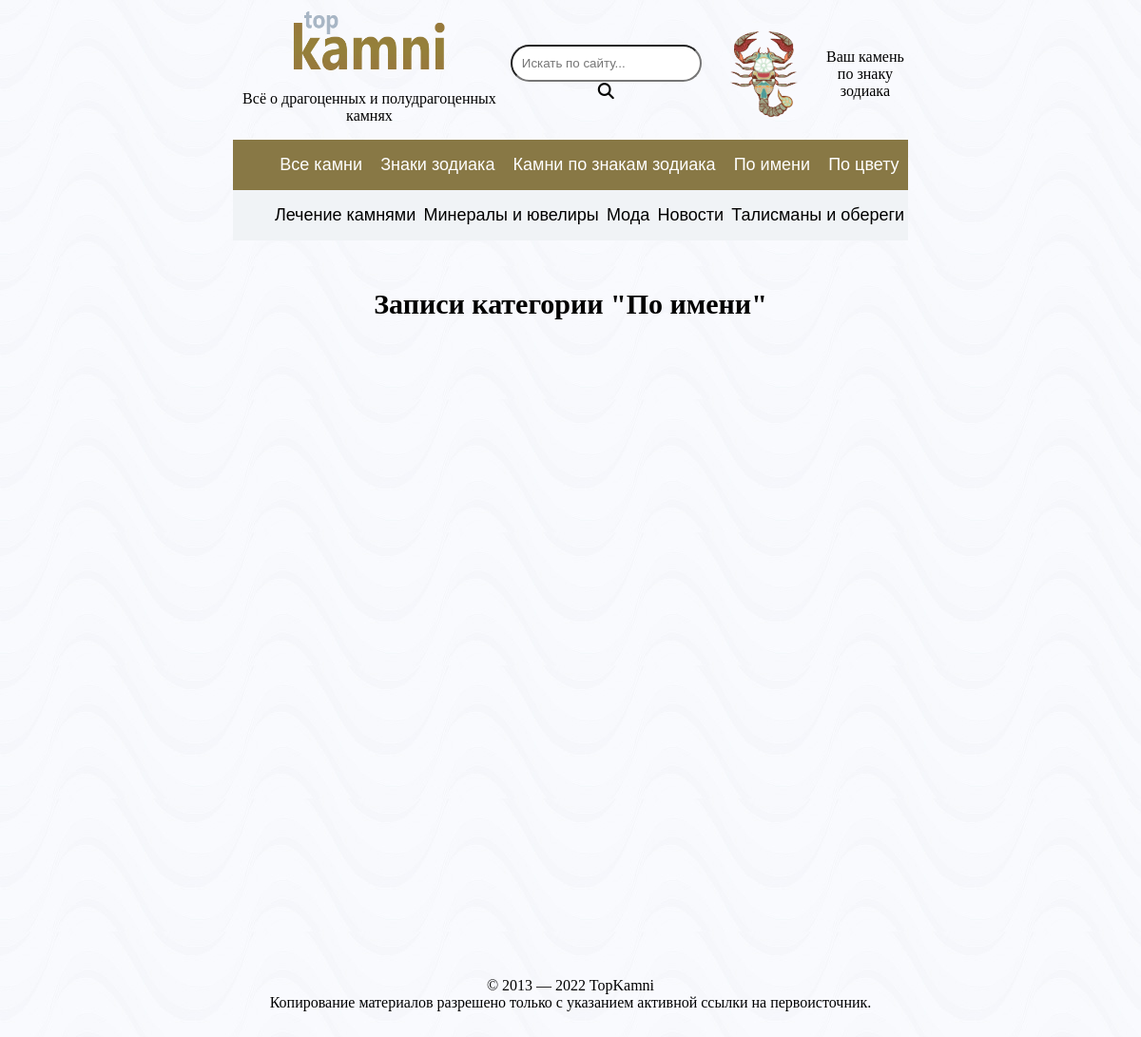
The app's page /category/po-imeni with its own data.
### main/models.py (models this page shows)
class Category(models.Model):
    title = models.CharField(verbose_name='Название', max_length=255)
    slug = models.SlugField(verbose_name='Url', max_length=255, unique=True)
    is_show_in_main_navigation = models.BooleanField(verbose_name='В основной навигации', default=False)
    is_show_in_social_links = models.BooleanField(verbose_name='В доп. навигации', default=False)
    def __str__(self) -> str:
        return self.title
    def get_absolute_url(self):
        return reverse('category-detail', kwargs={'slug': self.slug})
    class Meta:
        verbose_name = 'Категория(ю)'
        verbose_name_plural = 'Категории'
        ordering = ['title']

### main/views.py (the view)
# urls.py: path('category/<str:slug>', NewsFromCategory.as_view(), name='category-detail'),
class NewsFromCategory(ListView):
    model = Post
    template_name = 'main/posts_from_category.html'
    context_object_name = 'posts'
    paginate_by = 5
    def get_context_data(self, *, object_list=None, **kwargs):
        context = super().get_context_data(**kwargs)
        slug = self.kwargs['slug']
        name_of_category = Category.objects.get(slug=slug)
        context['title'] = f'Записи категории "{name_of_category}"'
        updated_posts = []
        for post in context['posts']:
            post.content = post.content.replace('<h2>','<h4>').replace('</h2>','</h4>')
            updated_posts.append(post)
        context['posts'] = updated_posts
        return context

### main/templatetags/main_tags.py (called while the page is built)
@register.inclusion_tag('main/nav.html')
def show_categories():
    main_navigation = Category.objects.filter(is_show_in_main_navigation=True)
    social_links = Category.objects.filter(is_show_in_social_links=True)
    context = {
        'main_navigation': main_navigation,
        'social_links': social_links,
    }
    return context

### main/templates/main/posts_from_category.html
{% extends 'main/index.html' %}
{% block content %}
<h1>{{ title }}</h1>
{% endblock %}

### main/templates/main/nav.html
{% load static %}
<nav>
    <div class="main-navigation">
        <ul>
            {% for category in main_navigation %}
                <li><a href="{{ category.get_absolute_url }}">{{ category.title }}</a></li>
            {% endfor %}
        </ul>
    </div>
    <div class="social-links">
        <ul>
            {% for category in social_links %}
                <li><a href="{{ category.get_absolute_url }}">{{ category.title }}</a></li>
            {% endfor %}
        </ul>
    </div>
</nav>

### mysite/static/css/style.css (style rules this page uses)
body { background: url(bg.png); }
h1 { font-size: 30px; text-align: center; margin-top: 50px; }
nav { display: flex; flex-direction: column; width: 60%; justify-content: center; text-align: center; margin: 0px 20%; min-width: 700px; font-family: Helvetica, "Trebuchet MS", Verdana, sans-serif; }
nav a { text-decoration: none; font-size: 18px; }
nav .main-navigation { background-color: #887845; -ms-user-select: none; -moz-user-select: none; -webkit-user-select: none; user-select: none; }
nav .main-navigation a { color: white; }
nav .social-links { background-color: #f0f3f6; -ms-user-select: none; -moz-user-select: none; -webkit-user-select: none; user-select: none; }
nav .social-links a { color: black; }
nav ul { display: flex; flex-direction: row; justify-content: space-around; }
nav ul li { display: block; }

### records on screen
Category: title "Все камни"
Category: title "Знаки зодиака"
Category: title "Камни по знакам зодиака"
Category: title "По имени"
Category: title "По цвету"
Category: title "Лечение камнями"
Category: title "Минералы и ювелиры"
Category: title "Мода"
Category: title "Новости"
Category: title "Талисманы и обереги"

### other values on screen
{{ title }} "Записи категории \"По имени\""
